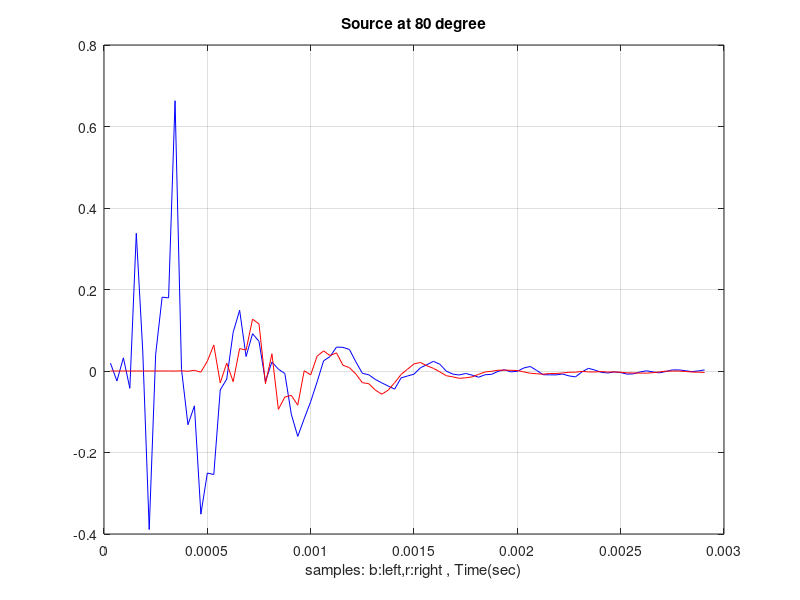
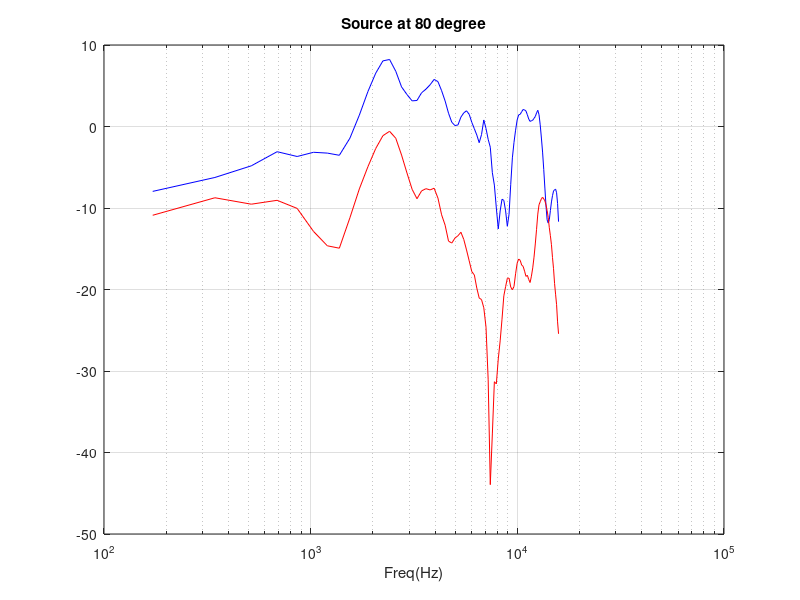

Recreate these plots in MATLAB, in order. (Note: this script raises an error after producing the figures.)
%44100 original  45degree
% H0e045a.wav 
	x1=	[3,0,0,0,-1,1,1,-2,1,3,-3,7,-2,7,-8,16,-11,14,3,23,26,1190,2492,-524,-605,932,-1059,514,2319,1624,3100,5520,2294,-1072,997,163,-3476,-2673,-1059,-2833,-2648,-385,-54,-165,997,1838,1304,1268,1556,901,306,277,-20,-654,-961,-1016,-1282,-1729,-1872,-1616,-1257,-758,-276,21,345,622,696,540,329,206,4,-257,-417,-460,-565,-589,-533,-491,-364,-194,-64,-43,24,76,68,62,55,31,-55,-146,-192,-222,-256,-232,-188,-200,-186,-123,-102,-101,-55,-30,-70,-93,-49,-50,-82,-80,-70,-104,-148,-153,-159,-160,-176,-160,-123,-80,-26,-6,-1,-9,-11,-51,-82,-86,-109,-117]/32768;
		x2=	[-80,98,-104,109,-198,3827,14044,-1104,-13286,-4944,2536,7775,2651,13546,22171,2592,-7664,-94,-4166,-11388,-8443,-9890,-7349,-3719,-1140,553,1452,5620,3898,670,2462,3901,933,-410,61,579,408,-349,-1609,-4459,-5358,-4162,-3138,-2239,-1008,447,919,1299,1772,2000,1891,1684,1122,166,-220,-317,-465,-851,-956,-1093,-1502,-1270,-562,-355,-426,-171,230,406,620,771,657,233,-111,-221,-343,-262,-201,-289,-481,-457,-287,-280,-193,46,97,-11,-92,5,205,358,312,31,-249,-331,-296,-319,-262,-256,-429,-489,-284,47,224,131,-22,-133,-159,-108,-67,-138,-242,-253,-204,-77,10,-11,-90,-152,-95,18,87,98,58,0,-46,-30,53,92]/32768;
	

hrtf_r=resample(x1,32000,44100);   %resample to 32k
hrtf_l=resample(x2,32000,44100);   %resample to 32k

save('para32k.txt','hrtf_l','hrtf_r','-ascii');
format('long');
fileID = fopen('params32k.txt','w');
fprintf(fileID,'%d, \n',hrtf_l);
fprintf(fileID,"++++++++++++++\n");
fprintf(fileID,'%d, \n',hrtf_r);

t0=1:128;     %44.1
t=1:93;       %32

%plot(t0,x1,t,y1);


%wav_file_name='out(u2)2048_L_in_music.wav';
%[wav_data fs]=audioread(wav_file_name);

fs=32000;

figure;
t=1:length(hrtf_l);
t=t/fs;
plot(t,hrtf_l,'b',t,hrtf_r,'r'); grid on;
xlabel('samples: b:left,r:right , Time(sec)');
title('Source at 80 degree');

figure;
[Hl,Fl]=freqz(hrtf_l,1,length(hrtf_l),fs);
[Hr,Fr]=freqz(hrtf_r,1,length(hrtf_r),fs);
semilogx(Fl,mag2db(abs(Hl)),'b',Fr,mag2db(abs(Hr)),'r'); grid on;
xlabel('Freq(Hz)');
title('Source at 80 degree');


%wav_file_name='InputWav\es01.wav';
wav_file_name='out(u2)2048_L_in_music.wav';
[wav_data1 fs]=audioread(wav_file_name);

wav_file_name='out(u2)2048_R_in_music.wav';
[wav_data2 fs]=audioread(wav_file_name);


binarual_l=filter(hrtf_l,1,wav_data1);   % normal FIR
binarual_r=filter(hrtf_r,1,wav_data2);   % FIR



binarual_output=[binarual_l binarual_r];
output_wav_file='LR_32kch.wav';
audiowrite(output_wav_file,binarual_output,fs);
